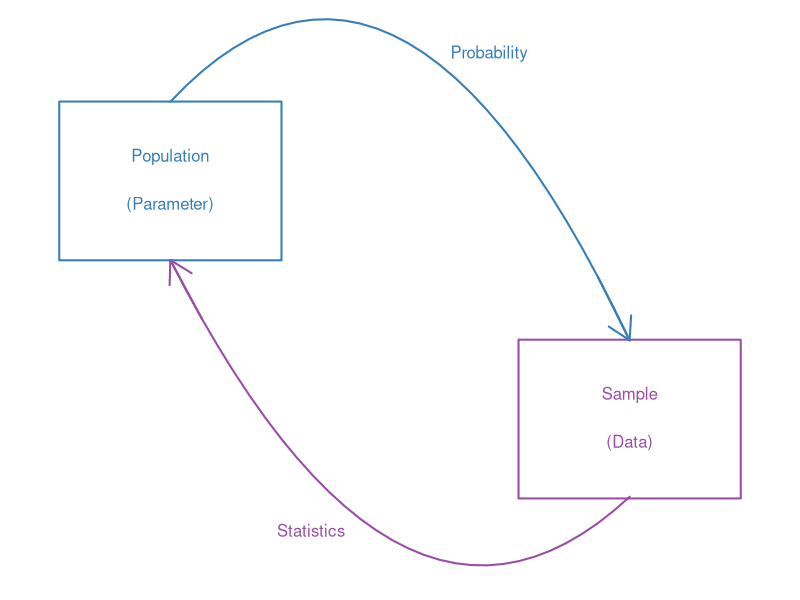
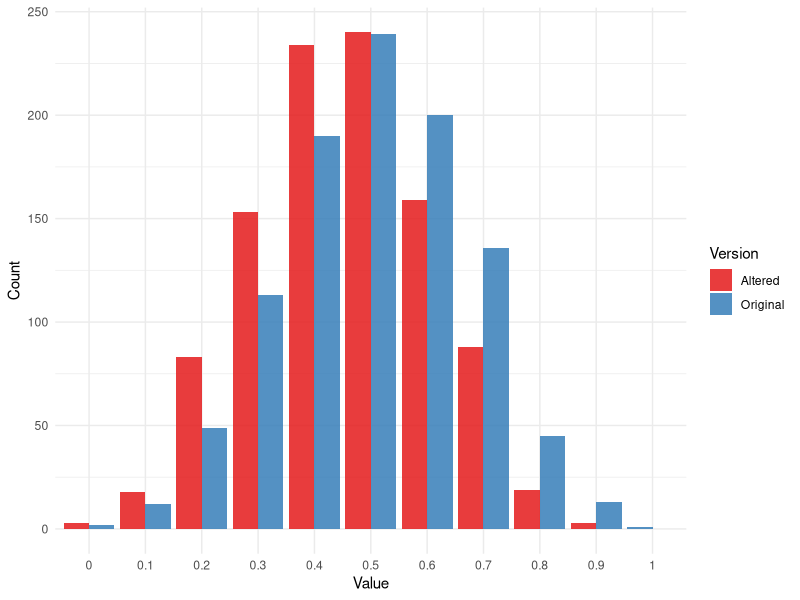

Here is the R script that generated these plots, in order: (Note: this script raises an error after producing the figures.)
## ---- chunk 1
#| echo: false


library(knitr)
library(formatR)
library(tidyverse)
opts_chunk$set(out.width = '100%', options(width=60))

opts_knit$set(global.par = TRUE)
opts_chunk$set(echo=FALSE, warning = FALSE, message = FALSE, comment = '', class.output='sh',
               fig.width=8, fig.height=5, fig.align = "center")

my_red <- "#E41A1C"
my_blue <- "#377EB8"
my_green <- "#4DAF4A"
my_purple <- "#984EA3"
my_orange <- "#FF7F00"
my_yellow <- "#FFFF33"
my_red2 <- "#FBB4AE" 
my_blue2 <- "#B3CDE3" 
my_green2 <- "#CCEBC5" 
my_purple2 <- "#DECBE4"
my_orange2 <- "#FED9A6"
my_yellow2 <- "#FFFFCC"

## ---- chunk 2
#| fig.width: 6
#| fig.height: 2
#| out.width: "100%"

# Zero out standard plot margins
par(mar = c(0, 0, 0, 0))

# Initialize empty canvas
plot(0, 0, col = "white", xlim = c(0, 5), ylim = c(0, 3.5),
     bty = "n", xlab = "", ylab = "", xaxt = "n", yaxt = "n")

# --- Left Box (Population) ---
polygon(x = c(0.2, 1.7, 1.7, 0.2), y = c(2, 2, 3, 3), border = my_blue, lwd = 2)

# --- Right Box (Sample) ---
polygon(x = c(3.3, 4.8, 4.8, 3.3), y = c(.5, .5, 1.5, 1.5), border = my_purple, lwd = 2)

# --- Top Curve (Probability) ---
x_top <- seq(0.95, 4.05, length = 30)
y_top <- -0.478 * x_top^2 + 1.905 * x_top + 1.621
points(x_top, y_top, type = 'l', col = my_blue, lwd = 2)

# Top Arrow (pointing to Sample)
arrows(x0 = x_top[28], x1 = x_top[30], 
       y0 = y_top[28], y1 = y_top[30], 
       col = my_blue, lwd = 2)

# --- Bottom Curve (Statistics) ---
x_bot <- seq(0.95, 4.05, length = 30)
y_bot <- 0.435 * x_bot^2 - 2.656 * x_bot + 4.132
points(x_bot, y_bot, type = 'l', col = my_purple, lwd = 2)

# Bottom Arrow (pointing to Population)
arrows(x0 = x_bot[3], x1 = x_bot[1], 
       y0 = y_bot[3], y1 = y_bot[1], 
       col = my_purple, lwd = 2)

# --- Text Labels ---
text(x = 0.95, y = 2.65, "Population", col = my_blue)
text(x = 0.95, y = 2.35, "(Parameter)", col = my_blue)

text(x = 4.05, y = 1.15, "Sample", col = my_purple)
text(x = 4.05, y = 0.85, "(Data)", col = my_purple)

text(x = 3.1, y = 3.3, "Probability", col = my_blue)
text(x = 1.9, y = 0.3, "Statistics", col = my_purple)
## ---- chunk 3
#| echo: true
set.seed(1204)
rbinom(n = 1, size = 1, prob = .5)
## ---- chunk 4
#| echo: true
set.seed(5632)
rbinom(n = 1, size = 1, prob = .5)

## ---- chunk 5
#| echo: true
set.seed(11234)
rbinom(n = 1, size = 1, prob = .5)
## ---- chunk 6
#| echo: true
set.seed(865)
rbinom(n = 1, size = 1, prob = .5)
## ---- chunk 7
#| echo: true
set.seed(4210)
(zeros_and_ones <- rbinom(n = 10, size = 1, prob = .5))
## ---- chunk 8
#| echo: true
(heads_or_tals <- ifelse(test = zeros_and_ones == 1, 
                         yes = "heads", no = "tails"))
## ---- chunk 9
#| echo: true
flips  <- 10 ## number of flips
p <- .5 ## probability heads

set.seed(521)
outcome <- rbinom(n = flips, size = 1, prob = p)
outcome
mean(outcome) ## proportion heads
## ---- chunk 10
#| echo: true
outcome[5] <- 0
outcome
mean(outcome)
## ---- chunk 11
#| echo: true
set.seed(331)
outcome <- rbinom(n = flips, size = 1, prob = p)
outcome
mean(outcome)

## ---- chunk 12
#| echo: true
outcome[5] <- 0
outcome
mean(outcome)

## ---- chunk 13
#| echo: true
iter <- 1000 ## how many iterations in my simulation
original_result <- numeric(iter) ## empty vector to save results
altered_result <- numeric(iter) ## empty vector to save results
set.seed(124)
for(i in 1:iter){
  outcome <- rbinom(n = 10, size = 1, prob = p)
  original_result[i] <- mean(outcome) ## save raw result
  outcome[5] <- 0
  altered_result[i] <- mean(outcome) # save altered result
}

## ---- chunk 14
#| echo: true
summary(original_result)
summary(altered_result)
## ---- chunk 15
df <- data.frame(
  value = factor(c(original_result, altered_result), levels = seq(0, 1, by = 0.1)),
  group = rep(c("Original", "Altered"), each = 1000)
)

ggplot(df, aes(x = value, fill = group)) +
  geom_bar(position = position_dodge(preserve = "single"), alpha = 0.85) +
  scale_fill_manual(values = c("Original" = "#377eb8", "Altered" = "#e41a1c")) +
  scale_x_discrete(drop = FALSE) +
  labs(
    x = "Value",
    y = "Count",
    fill = "Version"
  ) +
  theme_minimal()


## ---- chunk 16

rd_file <- utils:::.getHelpFile(help("rnorm"))
tools::Rd2HTML(rd_file, out = "rnorm_help.html")
